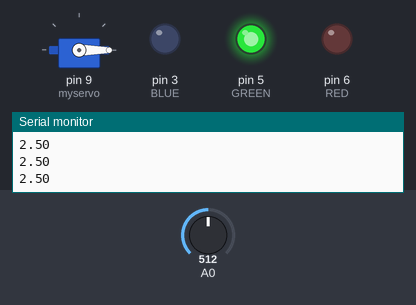
Simulated run of this sketch. Board: Arduino Uno, built with avr-gcc and run on an emulated ATmega328P. On the bench: servo, output pins drawn as LEDs (lit = HIGH), the last lines printed to the serial monitor. Inputs (shaded band) come from the test bench; at power-on: A0 = 512.

Above: at 1.2 s.
1.3 s: A0 set to 493
At 1.8 s:
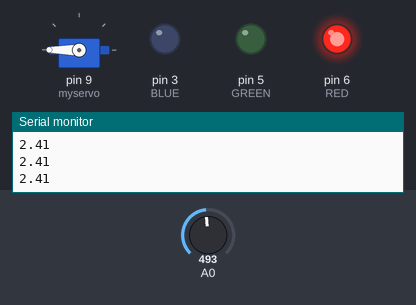
2.8 s: A0 set to 716
At 3.2 s:
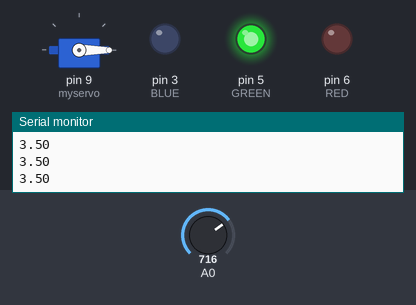
4.3 s: A0 set to 511
At 5.4 s:
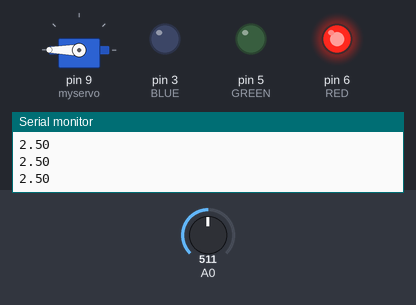
5.8 s: A0 set to 900
At 6.6 s:
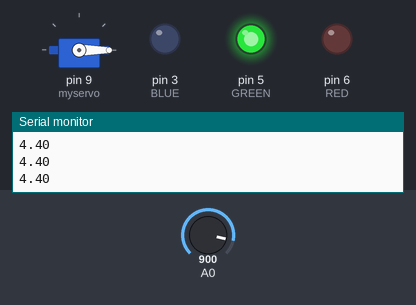
Timing chart, 0 to 8.3 s (numbered marks = the images above; inputs shaded):
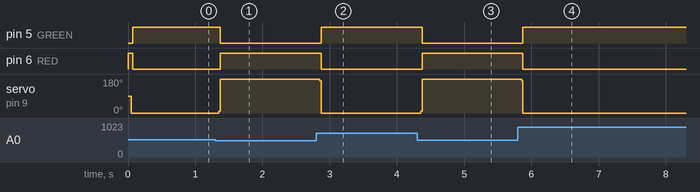

The sketch:

main.ino
```cpp
bool doorClosed = true;

#include <Servo.h>

#define BLUE 3
#define GREEN 5
#define RED 6

Servo myservo;  // create servo object to control a servo

int pos = 0;

void setup(){
    Serial.begin(9600);
    myservo.attach(9);  // attaches the servo on pin 9 to the servo object

    pinMode(RED, OUTPUT);
    pinMode(GREEN, OUTPUT);
    pinMode(BLUE, OUTPUT);
    digitalWrite(RED, HIGH);
    digitalWrite(GREEN, LOW);
    digitalWrite(BLUE, LOW);
    Serial.begin(9600);
    Serial.println("Welcome to the automated security system!");
    Serial.println("The door is locked!\n");

}

int redValue;
int greenValue;
int blueValue;

void loop(){

    #define delayTime 10

    redValue = 255;
    greenValue = 0;
    blueValue = 0;

    float sensorVal = analogRead(0)/1023.0*5;

    Serial.println(sensorVal);

    if( sensorVal < 2.5 ){

        if(!doorClosed) {

            Serial.println("\nIt's getting dark. Securing door...");
            for (pos; pos <= 180; pos += 10) {
                myservo.write(pos);
                delay(1);
            }
            Serial.println("The door is secured!");
            redValue = 255;
            greenValue = 0;
            analogWrite(GREEN, greenValue);
            analogWrite(RED, redValue);
            doorClosed=true;

        }

    }else{

        if(doorClosed) {

            Serial.println("\nIt's a beautiful day! Opening door...");
            for (pos; pos >= 0; pos -= 10) {
                myservo.write(pos);
                delay(1);
            }
            Serial.println("The door is now open!");
            redValue = 0;
            greenValue = 255;
            analogWrite(GREEN, greenValue);
            analogWrite(RED, redValue);
            doorClosed=false;
        }

    }
}
```

Measured:
- the behaviour switches between 512 and 511 on A0 (found by bisection; images 0 and 1)
- after the input at 1.3 s, pin 5 (GREEN): HIGH → LOW after 0.07 s; pin 6 (RED): LOW → HIGH after 0.07 s; servo on pin 9 (myservo): 0° → 180° after 0.05 s
- after the input at 2.8 s, pin 5 (GREEN): LOW → HIGH after 0.08 s; pin 6 (RED): HIGH → LOW after 0.08 s; servo on pin 9 (myservo): 180° → 0° after 0.06 s
- after the input at 4.3 s, pin 5 (GREEN): HIGH → LOW after 0.07 s; pin 6 (RED): LOW → HIGH after 0.07 s; servo on pin 9 (myservo): 0° → 180° after 0.05 s
- after the input at 5.8 s, pin 5 (GREEN): LOW → HIGH after 0.08 s; pin 6 (RED): HIGH → LOW after 0.08 s; servo on pin 9 (myservo): 180° → 0° after 0.05 s
